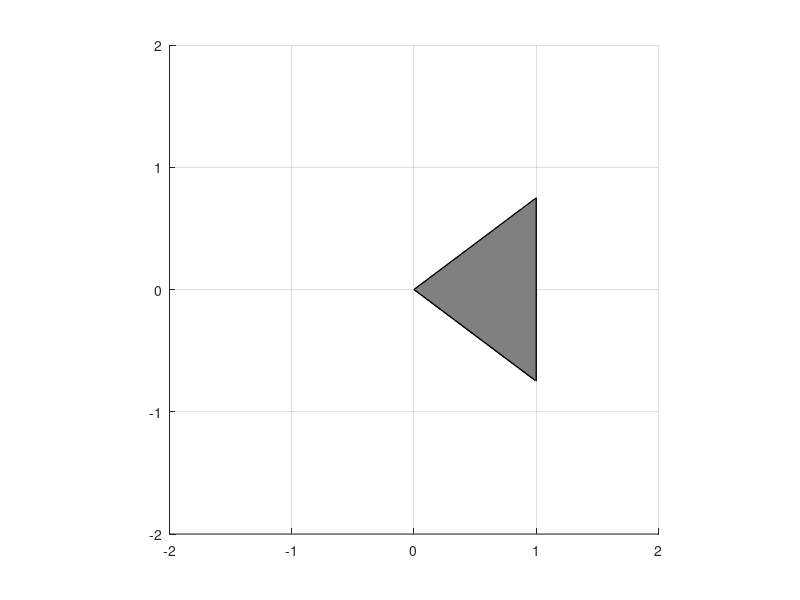

Recreate this plot in MATLAB. (Note: this script raises an error after producing the figure.)
clear all
close all
%{
verts = [2 4 3; ...
        2 8 3; ...
        8 4 3; ...
        8 0 3; ...
        0 4 3; ...
        2 6 3; ...
        2 2 3; ...
        4 2 3; ...
        4 0 3; ...
        5 2 3; ...
        5 0 ];
faces = [1  2  3; ...
         1  3  4; ...
         5  6  1; ...
         7  8  9; ...
         11 10 4];
p = patch('Faces',faces,'Vertices',verts,'FaceColor','b');
%}
cam_verts = [0 0 0;...
            1 0.75 0.5;...
            1 0.75 -0.5;...
            1 -0.75 -0.5;...
            1 -0.75 0.5];
faces = [1 2 3 1;...
        2 3 4 5;...
        1 4 5 1;...
        1 4 3 1;...
        1 5 2 1];
figure(1)
clf
p = patch('Faces',faces,'Vertices',cam_verts,'FaceColor',[0.5 0.5 0.5]);
axis equal
grid on
xlim([-2 2])
ylim([-2 2])
zlim([-2 2])


   for i = 1:5
        imageFileName = sprintf('image%d.tif', i);
        imageFileNames{i} = fullfile(matlabroot, 'toolbox', 'vision',...
            'visiondemos', 'calibration', 'webcam', imageFileName);
   end
    
      [imagePoints, boardSize] = detectCheckerboardPoints(imageFileNames);
      
         squareSide = 25;
    worldPoints = generateCheckerboardPoints(boardSize, squareSide);
        cameraParams = estimateCameraParameters(imagePoints, worldPoints)